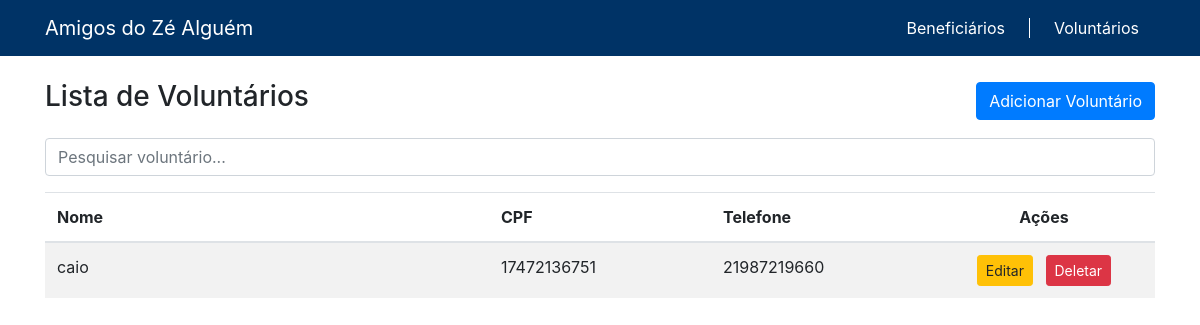
Before: /crud/voluntarios/ with the older database file.
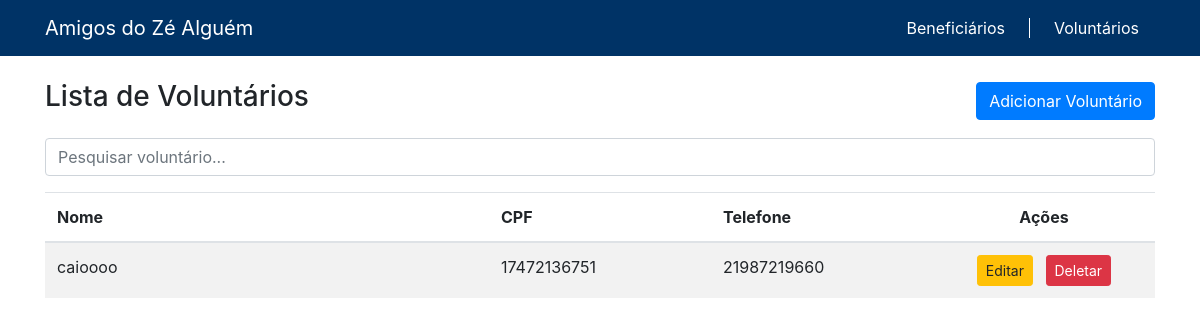
After: the same page with the newer database file.
### crud/models.py (models this page shows, shortened)
class Voluntario(models.Model):
    nome = models.CharField(max_length=100)
    cpf = models.CharField(max_length=11)
    telefone = models.CharField(max_length=11)

### crud/views.py (the view)
# urls.py: path('voluntarios/', lista_voluntarios, name='lista_voluntarios'),
def lista_voluntarios(request):
    voluntarios = Voluntario.objects.all()
    return render(request, "lista_voluntarios.html", {"voluntarios": voluntarios})

### crud/templates/lista_voluntarios.html (shortened to what this page needs)
<!DOCTYPE html>
<html lang="pt-BR">
<head>
  <link rel="stylesheet" href="https://stackpath.bootstrapcdn.com/bootstrap/4.5.2/css/bootstrap.min.css" />
</head>
<body>
  {% include 'topbar.html' %}
  <div class="container mt-4">
    <div class="d-flex justify-content-between align-items-center mb-3">
      <h1 class="h3">Lista de Voluntários</h1>
      <a href="{% url 'salvar_voluntario' %}" class="btn btn-primary">Adicionar Voluntário</a>
    </div>
    <div class="input-group mb-3">
      <input type="text" class="form-control" id="searchInput" placeholder="Pesquisar voluntário..." />
    </div>
    <table class="table table-striped table-hover">
      <thead>
        <tr>
          <th class="col-4">Nome</th>
          <th class="col-2">CPF</th>
          <th class="col-2">Telefone</th>
          <th class="col-2 text-center">Ações</th>
        </tr>
      </thead>
      <tbody id="voluntariosTable">
        {% for voluntario in voluntarios %}
        <tr>
          <td>{{ voluntario.nome }}</td>
          <td>{{ voluntario.cpf }}</td>
          <td>{{ voluntario.telefone }}</td>
          <td class="text-center">
            <a href="{% url 'editar_voluntario' voluntario.id %}" class="btn btn-sm btn-warning mr-2">Editar</a>
            <a href="{% url 'delete_voluntario' voluntario.id %}" class="btn btn-sm btn-danger">Deletar</a>
          </td>
        </tr>
        {% endfor %}
      </tbody>
    </table>
  </div>
</body>
</html>

### crud/templates/topbar.html (shortened to what this page needs)
<div class="topbar navbar navbar-expand-lg navbar-dark" style="background-color: #003366">
  <div class="container">
    <a class="navbar-brand" href="#">
      Amigos do Zé Alguém
    </a>
    <div class="d-flex flex-grow-1 align-items-center justify-content-end ml-auto">
      <a class="nav-link text-white" href="{% url 'lista_beneficiarios' %}">Beneficiários</a>
      <a class="nav-link text-white" href="{% url 'lista_voluntarios' %}">Voluntários</a>
    </div>
  </div>
</div>

Changed rows visible on the page:
changed Voluntario: nome "caio" → "caioooo"
